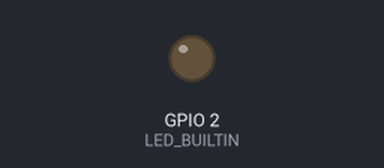
Simulated run of this sketch. Board: ESP8266 (NodeMCU). Parts: output pins drawn as LEDs (lit = HIGH, except the on-board LED, lit = LOW). WiFi joins after 1.5 s; servers stay silent unless stated; what the sketch prints to the serial monitor is not drawn.

Above: at 1.6 s.
At 30.4 s:
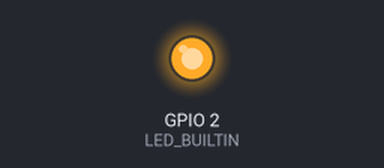
Timing chart, 0 to 40.5 s (numbered marks = the images above):
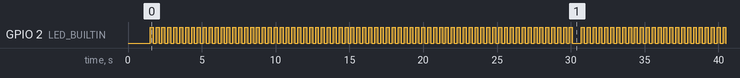

Measured:
- by itself, GPIO 2 (LED_BUILTIN): repeats every 30.0 s: HIGH 0.20 s, LOW 0.60 s, 73 × (HIGH 0.20 s, LOW 0.20 s)
- by itself, everything shown: repeats every 11.6 s, in 58 steps

The sketch:

Firmware.ino
```cpp
#include <ESP8266WiFi.h>
#include <ESP8266HTTPClient.h>
#include <ESP8266httpUpdate.h>

const String FirmwareVer={"1.1"};
#define URL_fw_Version "https://raw.githubusercontent.com/e-labInnovations/ESP-01-Self-Update/master/Firmwares/blink/version.txt"
#define URL_fw_Bin "https://raw.githubusercontent.com/e-labInnovations/ESP-01-Self-Update/master/Firmwares/blink/firmware.bin"

HTTPClient http;

const char* ssid = "e-lab innovations";
const char* password = "PASSWORD";

void FirmwareUpdate()
{
  http.begin(URL_fw_Version,"CC AA 48 48 66 46 0E 91 53 2C 9C 7C 23 2A B1 74 4D 29 9D 33");     // check version URL
  delay(100);
  int httpCode = http.GET();            // get data from version file
  delay(100);
  String payload;
  if (httpCode == HTTP_CODE_OK)         // if version received
  {
    payload = http.getString();  // save received version
    Serial.println(payload );
  }
  else
  {
    Serial.print("error in downloading version file:");
    Serial.println(httpCode);

  }

  http.end();
  if (httpCode == HTTP_CODE_OK)         // if version received
  {
  if(payload.equals(FirmwareVer) )
  {
     Serial.println("Device already on latest firmware version");
  }
  else
  {
     Serial.println("New firmware detected");
     WiFiClient client;

    // The line below is optional. It can be used to blink the LED on the board during flashing
    // The LED will be on during download of one buffer of data from the network. The LED will
    // be off during writing that buffer to flash
    // On a good connection the LED should flash regularly. On a bad connection the LED will be
    // on much longer than it will be off. Other pins than LED_BUILTIN may be used. The second
    // value is used to put the LED on. If the LED is on with HIGH, that value should be passed
    ESPhttpUpdate.setLedPin(LED_BUILTIN, LOW);


    t_httpUpdate_return ret = ESPhttpUpdate.update(URL_fw_Bin,"","CC AA 48 48 66 46 0E 91 53 2C 9C 7C 23 2A B1 74 4D 29 9D 33");

    switch (ret) {
      case HTTP_UPDATE_FAILED:
        Serial.printf("HTTP_UPDATE_FAILD Error (%d): %s\n", ESPhttpUpdate.getLastError(), ESPhttpUpdate.getLastErrorString().c_str());
        break;

      case HTTP_UPDATE_NO_UPDATES:
        Serial.println("HTTP_UPDATE_NO_UPDATES");
        break;

      case HTTP_UPDATE_OK:
        Serial.println("HTTP_UPDATE_OK");
        break;
    }
  }
 }
}

unsigned long previousMillis = 0;        // will store last time LED was updated
const long interval = 30000;

 void repeatedCall(){
    unsigned long currentMillis = millis();
    if ((currentMillis - previousMillis) >= interval)
    {
      // save the last time you blinked the LED
      previousMillis = currentMillis;
      FirmwareUpdate();
    }
 }


void setup()
{
  Serial.begin(115200);
  Serial.println("");
  Serial.println("Start");
  WiFi.mode(WIFI_STA);
  WiFi.begin(ssid, password);
  while (WiFi.status() != WL_CONNECTED)
  {
    delay(500);
    Serial.print("O");
  }
  Serial.println("Connected to WiFi");
  pinMode(LED_BUILTIN, OUTPUT);
}
void loop()
{
  digitalWrite(LED_BUILTIN, HIGH);   // turn the LED on (HIGH is the voltage level)
  delay(200);                       // wait for a second
  digitalWrite(LED_BUILTIN, LOW);    // turn the LED off by making the voltage LOW
  delay(200);                       // wait for a second
  repeatedCall();
}
```
